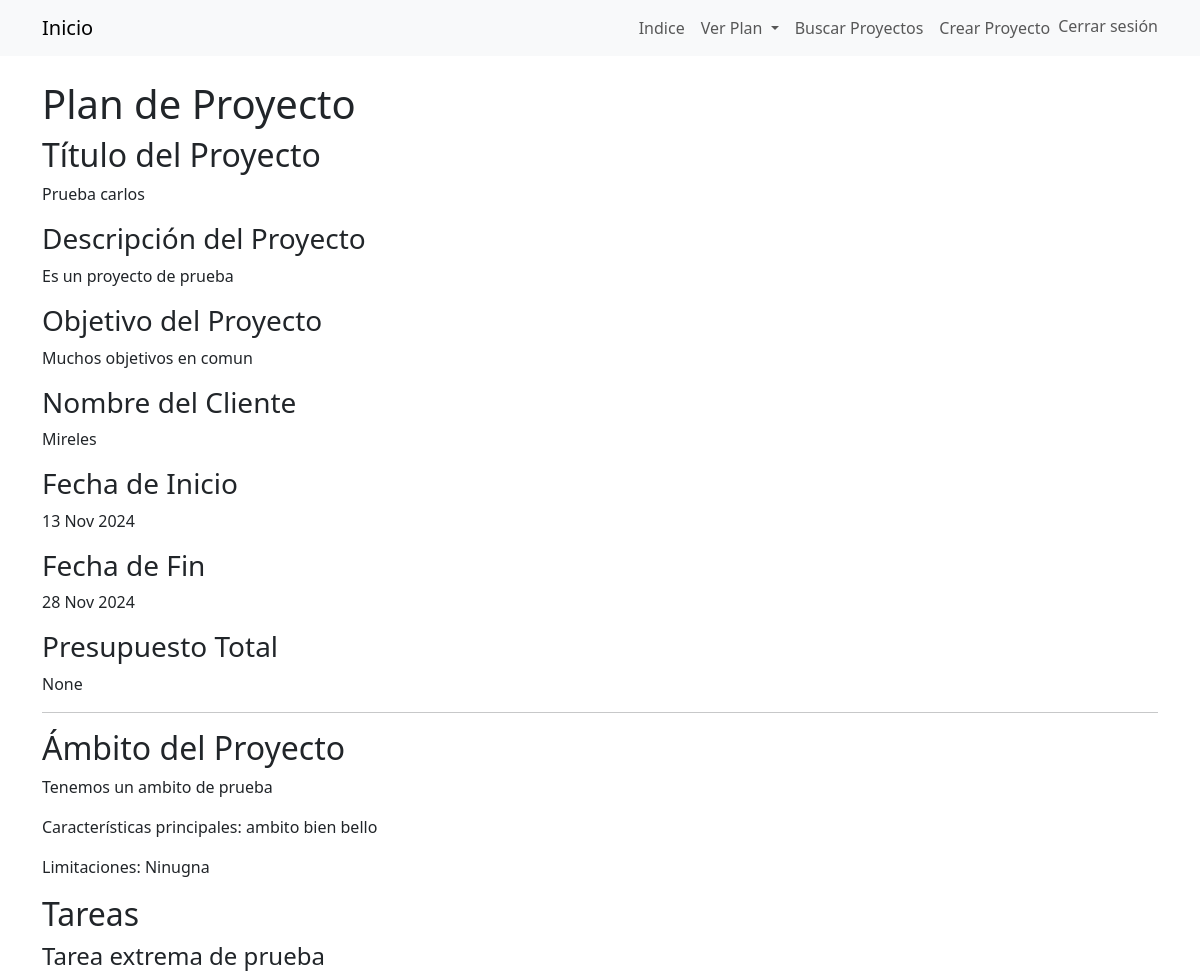
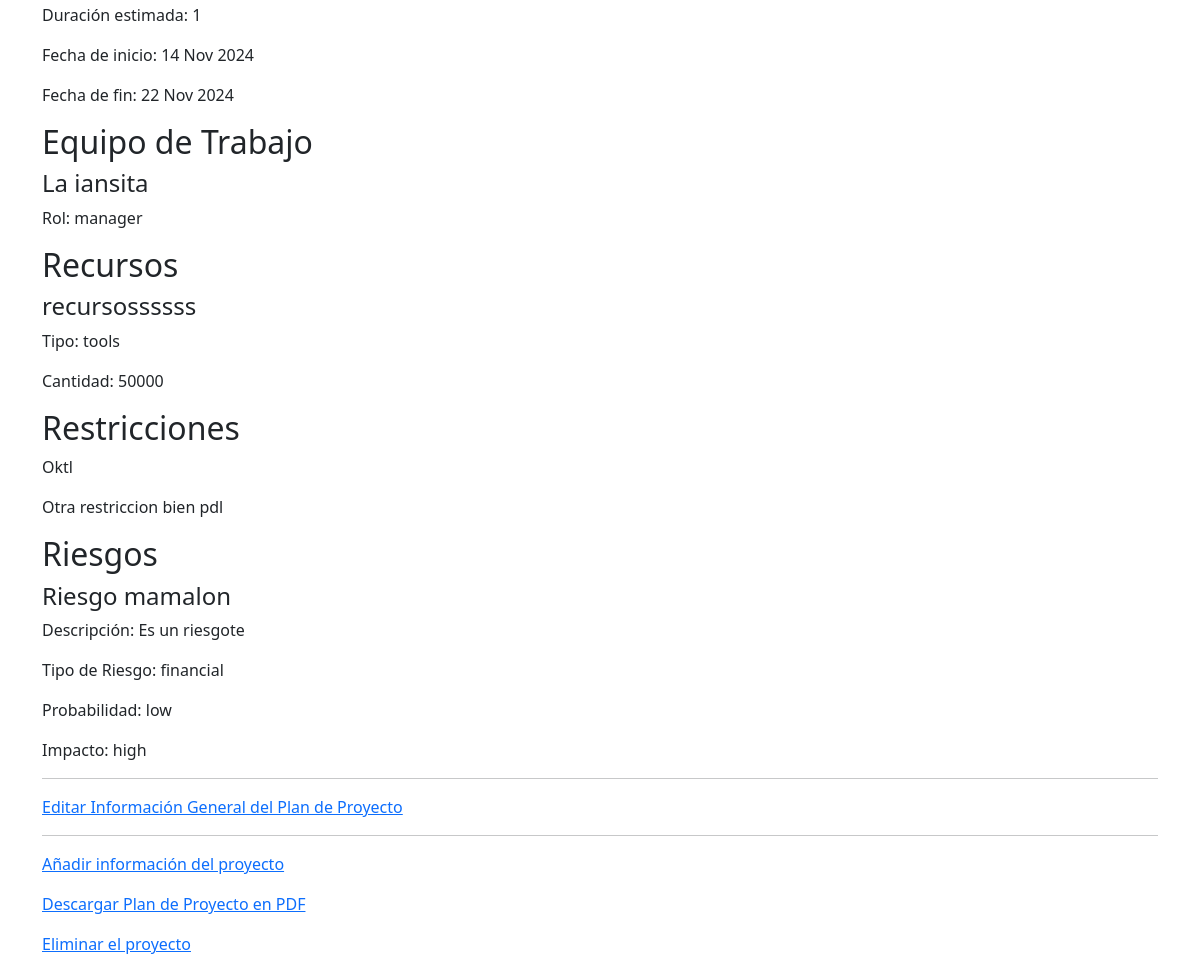
The app's page /project-plan/10/ (signed in) with its own data (2 pictures, top to bottom).
### creadorAPP/models.py (models this page shows, shortened)
class ProjectPlan(models.Model):
    created_by = models.ForeignKey(User, on_delete=models.CASCADE)
    title = models.CharField(max_length=100)
    description = models.TextField()
    objetive = models.TextField()
    clientName = models.CharField(max_length=50)
    startDate = models.DateField()
    endDate = models.DateField()
    presupuestoTotal = models.DecimalField(
        max_digits=12,
        decimal_places=2,
        null=True,
        blank=True,
        help_text="Presupuesto total del proyecto en USD."
        )

class AmbitoProyecto(models.Model):
    project = models.ForeignKey(ProjectPlan, on_delete=models.CASCADE, related_name='ambiito')
    descripcion_ambito = models.TextField(help_text="Descripción del alcance y expectativas del proyecto.")
    caracteristicas_principales = models.TextField(help_text="Características principales del proyecto.")
    limitaciones = models.TextField(help_text="Limitaciones del proyecto.")
    fecha_creacion = models.DateTimeField(auto_now_add=True)
    ultima_actualizacion = models.DateTimeField(auto_now=True)

class Task(models.Model):
    project = models.ForeignKey(ProjectPlan, on_delete=models.CASCADE, related_name='tasks')
    name = models.CharField(max_length=255)
    description = models.CharField(
        max_length=255,
        blank=True,
        null=True,
    )
    estimated_duration = models.PositiveIntegerField(help_text="Duración estimada en horas")
    created_at = models.DateTimeField(auto_now_add=True)
    start_date = models.DateField(null=True, blank=True)  # Campo para la fecha de inicio
    end_date = models.DateField(null=True, blank=True)    # Campo para la fecha de fin

class WorkTeamMember(models.Model):
    ROLE_CHOICES = [
         ('Gestor del proyecto', 'Gestor del proyecto'),
        ('Desarrollador', 'Desarrollador'),
        ('Analista', 'Analista'),
        ('QA Tester', 'QA Tester'),
        ('Otro', 'Otro'),
    ]
    project = models.ForeignKey(ProjectPlan, on_delete=models.CASCADE, related_name = 'team_members')
    name = models.CharField(max_length=200, verbose_name="Nombre del miembro del equipo")
    role = models.CharField(max_length=75, choices=ROLE_CHOICES, verbose_name="Rol del miembro del equipo")

class Resource(models.Model):
    RESOURCE_TYPE_CHOICES = [
    ('Recursos Humanos', 'Recursos Humanos'),
    ('Herramientas y Software', 'Herramientas y Software'),
    ('Infraestructura y Servicios', 'Infraestructura y Servicios'),
    ('Presupuesto', 'Presupuesto'),
    ('Documentación y Procedimientos', 'Documentación y Procedimientos'),
    ]
    project = models.ForeignKey(ProjectPlan, on_delete=models.CASCADE, related_name='resources')
    resource_type = models.CharField(max_length=30, choices=RESOURCE_TYPE_CHOICES, verbose_name="Tipo de Recurso")
    name = models.CharField(max_length=255, verbose_name="Nombre del Recurso")
    description = models.TextField(blank=True, null=True, verbose_name="Descripción")
    quantity_estimated = models.PositiveIntegerField(blank=True, null=True, verbose_name="Cantidad Estimada")
    cost_estimated = models.DecimalField(max_digits=10, decimal_places=2, blank=True, null=True, verbose_name="Costo Estimado")
    created_at = models.DateTimeField(auto_now_add=True)

class Restriccion(models.Model):
    RISK_TYPES = [
       ('Técnico', 'Técnico'),
        ('Organizativo', 'Organizativo'),
        ('Financiero', 'Financiero'),
    ]
    proyecto = models.ForeignKey(ProjectPlan, on_delete=models.CASCADE, related_name='restricciones')
    descripcion = models.TextField(help_text="Descripción de la restricción.")
    tipo_riesgo = models.CharField(
        max_length=30,
        choices=RISK_TYPES,
        verbose_name="Tipo de Riesgo",
        null=True,
        blank=True,
        help_text="Tipo de riesgo asociado con esta restricción."
    )
    fecha_creacion = models.DateTimeField(auto_now_add=True)

class ProjectRisks(models.Model):
    RISK_TYPES = [
        ('Técnico', 'Técnico'),
        ('Organizativo', 'Organizativo'),
        ('Financiero', 'Financiero'),
    ]
    MITIGATION_STRATEGIES = [
        ('Evitar', 'Evitar'),
        ('Aceptar', 'Aceptar'),
        ('Transferir', 'Transferir'),
        ('Controlar', 'Controlar'),
    ]
    project_plan = models.ForeignKey(ProjectPlan, on_delete=models.CASCADE, related_name='risks')
    risk_identifier = models.CharField(max_length=50, unique=True)
    description = models.TextField()
    risk_type = models.CharField(max_length=30, choices=RISK_TYPES)
    identification_date = models.DateField(auto_now_add=True)
    probability = models.CharField(max_length=30, choices=[
        ('Baja', 'Baja'),
        ('Media', 'Media'),
        ('Alta', 'Alta'),
    ])
    severity_level = models.CharField(max_length=30, choices=[
        ('Bajo', 'Bajo'),
        ('Medio', 'Medio'),
        ('Alto', 'Alto'),
    ])
    mitigation_strategy = models.CharField(max_length=30, choices=MITIGATION_STRATEGIES)

### creadorAPP/views.py (the view)
# urls.py: path('project-plan/<int:project_id>/', views.view_project_plan, name='view_project_plan'),
@login_required
def view_project_plan(request, project_id):
    project_plan = get_object_or_404(ProjectPlan, id=project_id)
    ambito = AmbitoProyecto.objects.filter(project_id=project_id)
    tasks = Task.objects.filter(project_id=project_id)
    team = WorkTeamMember.objects.filter(project_id=project_id)
    resources = Resource.objects.filter(project_id=project_id)
    restrictions = Restriccion.objects.filter(proyecto_id=project_id)
    risks = ProjectRisks.objects.filter(project_plan_id=project_id)
    context = {
        'project_plan': project_plan,
        'ambito': ambito,
        'tasks': tasks,
        'team': team,
        'resources': resources,
        'restrictions': restrictions,
        'risks': risks,
        'project_id': project_id,
    }
    return render(request, 'projects/view_project_plan.html', context)

### creadorAPP/templates/projects/view_project_plan.html (shortened to what this page needs)
{% extends 'base.html' %}
{% block content %}
<body>
    <h1>Plan de Proyecto</h1>
    {% if project_plan %}
        <h2>Título del Proyecto</h2>
        <p>{{ project_plan.title }}</p>
        <h3>Descripción del Proyecto</h3>
        <p>{{ project_plan.description }}</p>
        <h3>Objetivo del Proyecto</h3>
        <p>{{ project_plan.objetive }}</p>
        <h3>Nombre del Cliente</h3>
        <p>{{ project_plan.clientName }}</p>
        <h3>Fecha de Inicio</h3>
        <p>{{ project_plan.startDate|date:"d M Y" }}</p>
        <h3>Fecha de Fin</h3>
        <p>{{ project_plan.endDate|date:"d M Y" }}</p>
        <h3>Presupuesto Total</h3>
        <p>{{ project_plan.presupuestoTotal }}</p>
        <hr>
        <h2>Ámbito del Proyecto</h2>
        {% for item in ambito %}
            <p>{{ item.descripcion_ambito }}</p>
            <p>Características principales: {{ item.caracteristicas_principales }}</p>
            <p>Limitaciones: {{ item.limitaciones }}</p>
        {% empty %}
            <p>No se ha definido el ámbito del proyecto.</p>
        {% endfor %}
        <h2>Tareas</h2>
        {% for task in tasks %}
            <h4>{{ task.name }}</h4>
            <p>Duración estimada: {{ task.estimated_duration }}</p>
            <p>Fecha de inicio: {{ task.start_date|date:"d M Y" }}</p>
            <p>Fecha de fin: {{ task.end_date|date:"d M Y" }}</p>
        {% empty %}
            <p>No hay tareas definidas para este proyecto.</p>
        {% endfor %}
        <h2>Equipo de Trabajo</h2>
        {% for member in team %}
            <h4>{{ member.name }}</h4>
            <p>Rol: {{ member.role }}</p>
        {% empty %}
            <p>No hay miembros asignados al equipo de trabajo.</p>
        {% endfor %}
        <h2>Recursos</h2>
        {% for resource in resources %}
            <h4>{{ resource.name }}</h4>
            <p>Tipo: {{ resource.resource_type }}</p>
            <p>Cantidad: {{ resource.quantity_estimated }}</p>
        {% empty %}
            <p>No hay recursos asignados a este proyecto.</p>
        {% endfor %}
        <h2>Restricciones</h2>
        {% for restriction in restrictions %}
            <p>{{ restriction.descripcion }}</p>
        {% empty %}
            <p>No hay restricciones definidas para este proyecto.</p>
        {% endfor %}
        <h2>Riesgos</h2>
        {% for risk in risks %}
            <h4>{{ risk.risk_identifier }}</h4>
            <p>Descripción: {{ risk.description }}</p>
            <p>Tipo de Riesgo: {{ risk.risk_type }}</p>
            <p>Probabilidad: {{ risk.probability }}</p>
            <p>Impacto: {{ risk.severity_level }}</p>
        {% empty %}
            <p>No hay riesgos definidos para este proyecto.</p>
        {% endfor %}
        <hr>
        <p><a href="{% url 'edit_project_plan' project_id %}">Editar Información General del Plan de Proyecto</a></p>
        <hr>
        <p><a href="{% url 'indice' project_id %}">Añadir información del proyecto</a></p>
        <p><a href="{% url 'descargar_plan_completo' project_id %}" class="btn-download no-print">Descargar Plan de Proyecto en PDF</a></p>
        <p><a href="{% url 'delete_project_plan' project_id %}">Eliminar el proyecto</a></p>
    {% else %}
        <p>No se ha definido el plan de proyecto aún.</p>
    {% endif %}
</body>
{% endblock %}

### records on screen
ProjectPlan: title "Prueba carlos", description "Es un proyecto de prueba", objetive "Muchos objetivos en comun", clientName "Mireles", startDate "13 Nov 2024", endDate "28 Nov 2024", presupuestoTotal "None"
AmbitoProyecto: descripcion_ambito "Tenemos un ambito de prueba", caracteristicas_principales "ambito bien bello", limitaciones "Ninugna"
Task: name "Tarea extrema de prueba", estimated_duration "1", start_date "14 Nov 2024", end_date "22 Nov 2024"
WorkTeamMember: name "La iansita", role "manager"
Resource: name "recursossssss", resource_type "tools", quantity_estimated "50000"
Restriccion: descripcion "Oktl"
Restriccion: descripcion "Otra restriccion bien pdl"
ProjectRisks: risk_identifier "Riesgo mamalon", description "Es un riesgote", risk_type "financial", probability "low", severity_level "high"
